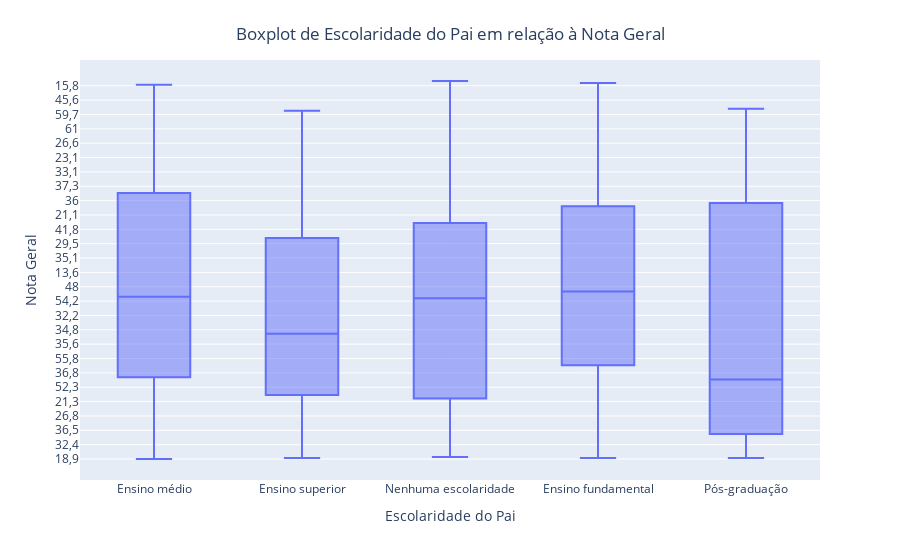

Notebook cell for this chart:
### Code cell
categorias = {
    'A': 'Nenhuma escolaridade',
    'B': 'Ensino fundamental',
    'C': 'Ensino fundamental',
    'D': 'Ensino médio',
    'E': 'Ensino superior',
    'F': 'Pós-graduação'
}

dados_explorados.loc[:, 'Categoria'] = dados_explorados['Escolaridade_pai'].map(categorias)

fig = px.box(dados_explorados, x='Categoria', y='Nota_geral', 
             labels={'Categoria': 'Escolaridade do Pai', 'Nota_geral': 'Nota Geral'})

fig.update_layout(title='Boxplot de Escolaridade do Pai em relação à Nota Geral', title_x=0.5, title_y=0.95)
fig.show()

### Figure 1 — Plotly figure (JSON) as saved in the notebook; plotly's stock layout.template omitted (floating-point values rounded to 4 significant figures; data arrays with more than 128 entries replaced by an {"elided": "..."} marker saying what was removed)
{"data": [{"alignmentgroup": "True", "hovertemplate": "Escolaridade do Pai=%{x}<br>Nota Geral=%{y}<extra></extra>", "legendgroup": "", "marker": {"color": "#636efa"}, "name": "", "notched": false, "offsetgroup": "", "orientation": "v", "showlegend": false, "type": "box", "x": {"elided": "835 str values"}, "x0": " ", "xaxis": "x", "y": {"elided": "835 str values"}, "y0": " ", "yaxis": "y"}], "layout": {"boxmode": "group", "legend": {"tracegroupgap": 0}, "margin": {"t": 60}, "title": {"text": "Boxplot de Escolaridade do Pai em relação à Nota Geral", "x": 0.5, "y": 0.95}, "xaxis": {"anchor": "y", "domain": [0, 1], "title": {"text": "Escolaridade do Pai"}}, "yaxis": {"anchor": "x", "domain": [0, 1], "title": {"text": "Nota Geral"}}}}
